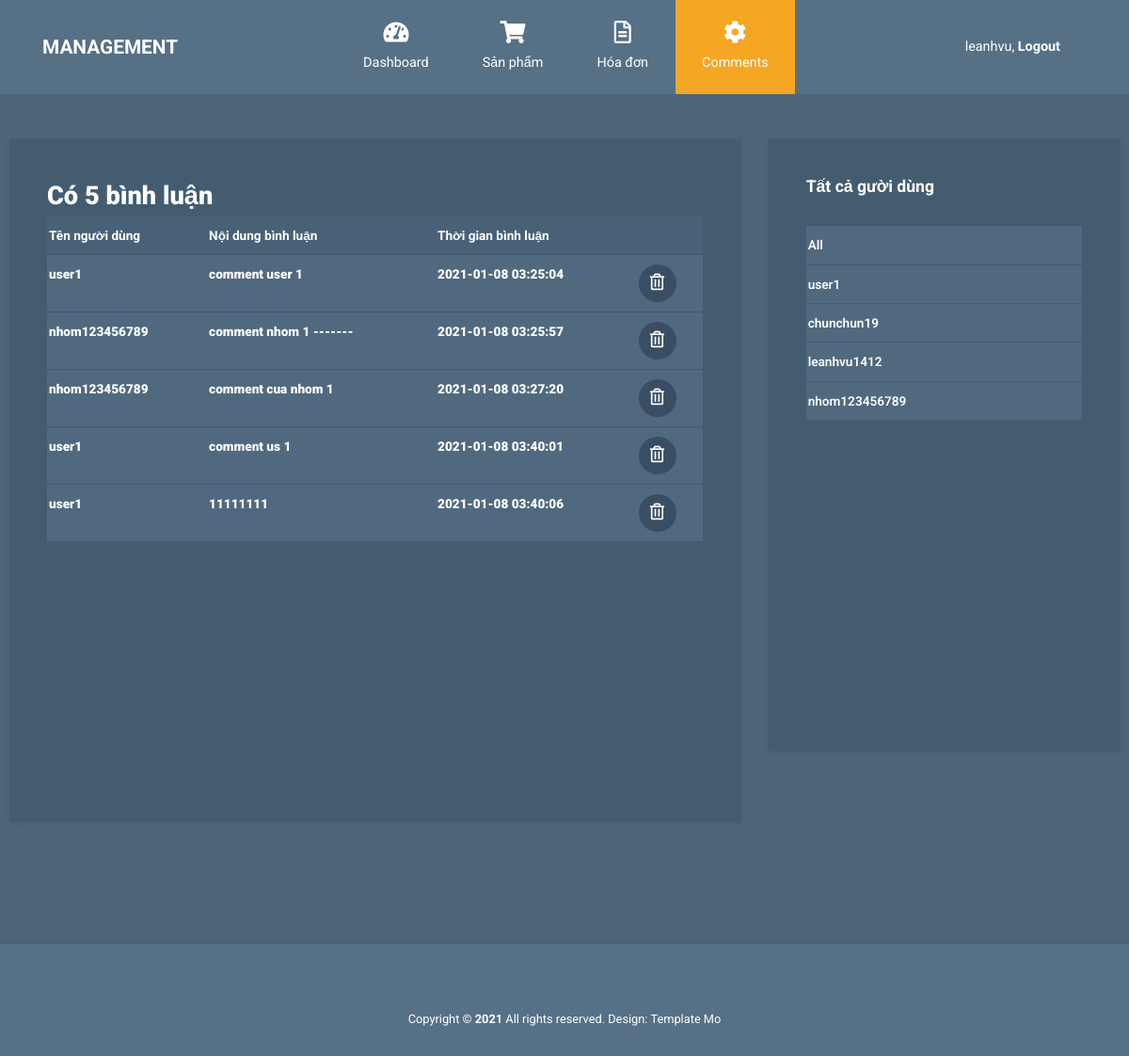
/admin/comment.php (signed in), run on the app's committed database.
### tables this page shows
CREATE TABLE IF NOT EXISTS `comment` (
  `id` int(11) NOT NULL AUTO_INCREMENT,
  `username` varchar(100) NOT NULL,
  `idSP` int(11) NOT NULL,
  `comment` text NOT NULL,
  `created_at` timestamp NOT NULL DEFAULT current_timestamp(),
  PRIMARY KEY (`id`)
);

CREATE TABLE IF NOT EXISTS `user` (
  `id` int(11) NOT NULL AUTO_INCREMENT,
  `username` varchar(100) NOT NULL,
  `password` varchar(150) NOT NULL,
  `email` varchar(255) NOT NULL,
  `role_id` int(11) NOT NULL,
  `created_at` timestamp NOT NULL DEFAULT current_timestamp(),
  PRIMARY KEY (`id`)
);

### admin/models/db.php (called while the page is built, shortened)
<?php
class Db
{
    public static $connection;
    public function __construct()
    {
        if (!self::$connection) {
            self::$connection = new mysqli(DB_HOST, DB_USER, DB_PASSWORD, DB_NAME, DB_PORT);
            self::$connection->set_charset(DB_CHARSET);
        }
        return self::$connection;
    }
}

### admin/models/comment.php (called while the page is built, shortened)
<?php
class Comment extends Db
{
  public function layCommentByAll()
  {
    $sql = self::$connection->prepare("SELECT * FROM `comment`");
    $sql->execute();
    $items = $sql->get_result()->fetch_all(MYSQLI_ASSOC);
    return $items;
  }
}

### admin/models/login.php (called while the page is built, shortened)
<?php
  class Login extends Db {
    function getAllUsers(){
      $sql = self::$connection->prepare("SELECT * FROM `user` WHERE role_id = 2");
      $sql->execute();
      $items = $sql->get_result()->fetch_all(MYSQLI_ASSOC);
      return $items;
  }
}
?>

### admin/comment.php (the view, shortened to what this page needs)
<?php include 'header.php';
include 'models/db.php';
include 'models/comment.php';
include 'models/login.php';
$login = new Login();
$au = $login->getAllUsers();
$comment = new Comment();
$commentList = array();
$username = null;
if (isset($_GET['username'])) {
  $username = $_GET['username'];
  if (count($comment->layCommentByUsername($username)) != 0) {
    $commentList = $comment->layCommentByUsername($username);
  } else {
  }
} else {
  $commentList = $comment->layCommentByAll($username);
}
?>
<div class="container-fluid mt-5">
  <div class="row tm-content-row">
    <div class="col-sm-12 col-md-12 col-lg-8 col-xl-8 tm-block-col">
      <div class="tm-bg-primary-dark tm-block tm-block-products">
      <span style="color: #fff; font-weight: 900; font-size: 1.7rem;">Có <?php echo count($commentList); ?> bình luận</span>
        <table class="table table-hover tm-table-small tm-product-table">
          <thead>
            <tr>
              <th scope="col">Tên người dùng</th>
              <th scope="col">Nội dung bình luận</th>
              <th scope="col">Thời gian bình luận</th>
              <th scope="col">&nbsp;</th>
            </tr>
          </thead>
          <tbody>
          <?php foreach ($commentList as $key => $value) { ?>
            <tr>
            <td><b><?php echo $value['username']; ?></b></td>
            <td><b><?php echo $value['comment']; ?></b></td>
            <td><b><?php echo $value['created_at']; ?></b></td>
            <td>
                  <a href="delComment.php?id=<?php echo $value['id'] ?>" class="tm-product-delete-link">
                    <i class="far fa-trash-alt tm-product-delete-icon"></i>
                  </a>
                </td>
            </tr>
          <?php } ?>
          </tbody>
        </table>
      </div>
    </div>
    <div class="col-sm-12 col-md-12 col-lg-4 col-xl-4 tm-block-col">
      <div class="tm-bg-primary-dark tm-block tm-block-product-categories">
        <h2 class="tm-block-title">Tất cả gười dùng</h2>
        <div class="tm-product-table-container">
          <table class="table tm-table-small tm-product-table">
            <tbody>
              <tr class="username" id="allHD" style="cursor: pointer;">
                <td class="tm-protype">All</td>
              </tr>
              <?php foreach ($au as $key => $value) : ?>
                <tr class="username" id="<?php echo $value['id'] ?>" style="cursor: pointer;">
                  <td class="tm-protype"><?php echo $value['username']; ?></td>
                </tr>
              <?php endforeach; ?>
            </tbody>
          </table>
        </div>
      </div>
    </div>
  </div>
</div>
<footer class="tm-footer row tm-mt-small">
  <div class="col-12 font-weight-light">
    <p class="text-center text-white mb-0 px-4 small">
      Copyright &copy; <b>2021</b> All rights reserved.
      Design: <a rel="nofollow noopener" href="https://templatemo.com" class="tm-footer-link">Template Mo</a>
    </p>
  </div>
</footer>
</body>
</html>

### admin/css/templatemo-style.css (style rules this page uses)
html { font-size: 16px; overflow-x: hidden; }
body { font-family: Roboto, Helvetica, Arial, sans-serif; background-color: #4e657a; overflow-x: hidden; }
a { transition: all 0.3s ease; }
.tm-mt-small { margin-top: 20px; }
.tm-block-col { margin-bottom: 30px; }
.tm-block { padding: 40px; -webkit-box-shadow: 1px 1px 5px 0 #455c71; -moz-box-shadow: 1px 1px 5px 0 #455c71; box-shadow: 1px 1px 5px 0 #455c71; min-height: 350px; height: 100%; max-height: 450px; }
.tm-block-title { font-size: 1.1rem; font-weight: 700; color: #fff; margin-bottom: 30px; }
.tm-content-row { justify-content: space-between; margin-left: -20px; margin-right: -20px; }
.table { background-color: #50697f; color: #fff; font-size: 85%; margin-bottom: 0; }
thead { background-color: #486177; color: #fff; }
.table thead th { border-bottom: 0; }
.table td, .table th { border-top: 1px solid #415a70; padding: 10px 15px; vertical-align: center; }
.tm-table-small td, .tm-table-small th { padding-left: 2px; padding-right: 4px; }
.table-hover tbody tr { transition: all 0.2s ease; }
.tm-bg-primary-dark { background-color: #435c70; }
.tm-block-products { min-height: 725px; }
.tm-block-product-categories { min-height: 650px; }
.tm-product-table-container { max-height: 465px; margin-bottom: 15px; overflow-y: scroll; }
.tm-product-table tr { font-weight: 600; }
.tm-product-delete-icon { font-size: 1.1rem; color: #fff; }
.tm-product-delete-link { padding: 10px; border-radius: 50%; background-color: #394e64; display: inline-block; width: 40px; height: 40px; text-align: center; }
.tm-footer { margin-top: 100px; background-color: #567086; padding-top: 70px; padding-bottom: 30px; -webkit-box-shadow: 0 -3px 5px 0 rgba(69, 92, 113, 0.59); -moz-box-shadow: 0 -3px 5px 0 rgba(69, 92, 113, 0.59); box-shadow: 0 -3px 5px 0 rgba(69, 92, 113, 0.59); }
.tm-footer-link { color: white; }

### data on the page
comment: username "user1", comment "comment user 1", created_at "2021-01-08 03:25:04"
comment: username "nhom123456789", comment "comment nhom 1 -------", created_at "2021-01-08 03:25:57"
comment: username "nhom123456789", comment "comment cua nhom 1", created_at "2021-01-08 03:27:20"
comment: username "user1", comment "comment us 1", created_at "2021-01-08 03:40:01"
comment: username "user1", comment "11111111", created_at "2021-01-08 03:40:06"
user: username "user1"
user: username "chunchun19"
user: username "leanhvu1412"
user: username "nhom123456789"

### other printed values
$_COOKIE['username_admin'] "leanhvu"
count($commentList) "5"
